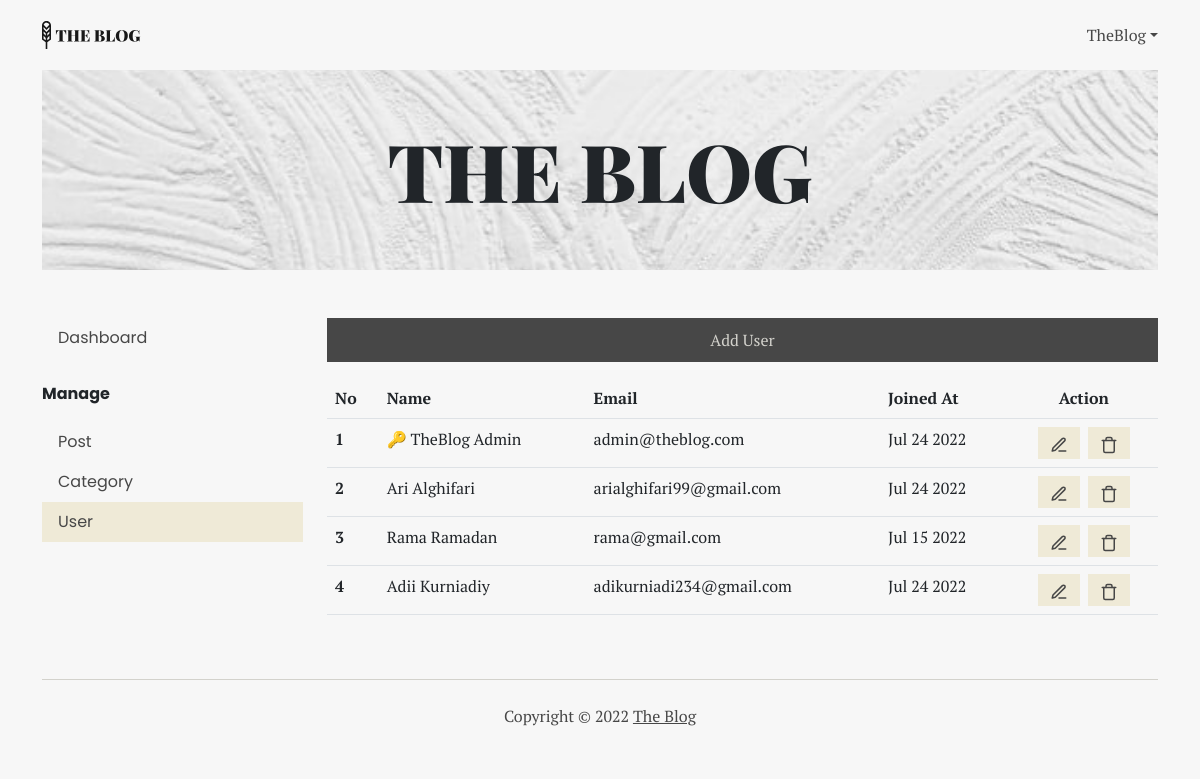
Page /dashboard/user/index.php (signed in) on the earlier database version.
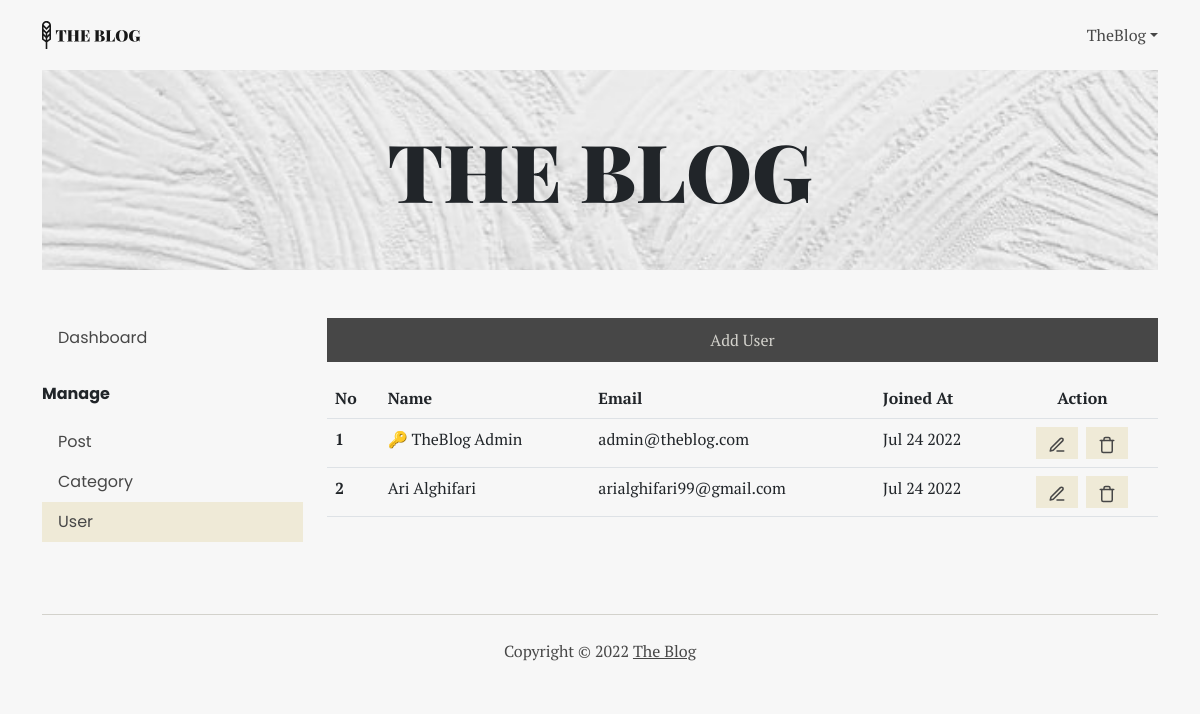
Same page on the later database version.
### tables this page shows
CREATE TABLE `user` (
  `id` int(11) NOT NULL,
  `email` varchar(255) NOT NULL,
  `password` varchar(255) NOT NULL,
  `first_name` varchar(255) NOT NULL,
  `last_name` varchar(255) NOT NULL,
  `isAdmin` tinyint(1) NOT NULL,
  `createdAt` datetime NOT NULL
);

### dashboard/user/index.php (the view, shortened to what this page needs)
<?php
include '../../connection.php';
$sql = "SELECT * FROM user";
$query = mysqli_query($conn, $sql);
?>
<!DOCTYPE html>
<html lang="en">
<head>
	<link rel="stylesheet" href="../../style/bootstrap.min.css" />
	<link rel="stylesheet" href="../../style/main.css" />
</head>
<body>
	<div class="container">
		<nav class="nav-main" aria-label="main navigation">
			<a href="../../"><img src="../../assets/logo.svg" alt="The Blog Logo" /></a>
			<div>
				<?php if ($_SESSION['user_id']) { ?>
					<p class="m-0 rounded-0 dropdown-toggle cursor-pointer" data-bs-toggle="dropdown" aria-expanded="false"><?= $_SESSION['user_first_name']; ?></p>
				<?php } ?>
			</div>
		</nav>
		<header>
			<section class="banner">
				<img src="../../assets/banner.jpg" alt="Banner" />
				<h1 class="display-1">THE BLOG</h1>
			</section>
		</header>
		<main>
			<div class="row my-5">
				<aside class="col-12 col-md-3 mb-4">
					<div class="manage">
						<nav class="nav-side mb-4 p-0" aria-label="Manage Navigation">
							<a href="../">
								<p>Dashboard</p>
							</a>
						</nav>
						<p class="manage__title">Manage</p>
						<nav class="nav-side" aria-label="Manage Navigation">
							<?php if ($_SESSION['user_isAdmin']) { ?>
								<a href="../post/">
									<p>Post</p>
								</a>
								<a href="../category/">
									<p>Category</p>
								</a>
								<a href="./">
									<p class="active">User</p>
								</a>
							<?php } ?>
						</nav>
					</div>
				</aside>
				<section class="col-12 col-md-9">
					<a href="./add_form.php" class="btn-primary mb-3">Add User</a>
					<div class="overflow-auto">
						<table class="table">
							<tr>
								<th>No</th>
								<th>Name</th>
								<th>Email</th>
								<th>Joined At</th>
								<th class="text-center">Action</th>
							</tr>
							<?php
							$no = 1;
							while ($row = mysqli_fetch_array($query)) {
								$name = $row['email'];
							?>
								<tr>
									<th><?= $no ?></th>
									<td>
										<?= $row['isAdmin'] == 1 ? "🔑" : ""; ?>
										<?= $row['first_name'] . ' ' . $row['last_name'] ?>
									</td>
									<td><?= $row['email'] ?></td>
									<td><?= date("M d Y", strtotime($row['createdAt'])) ?></td>
									<td>
										<div class="d-flex justify-content-center align-items-center gap-2">
											<a href="./edit_form.php?id=<?= $row['id'] ?>" title="edit"><img src="../../assets/ic_edit.svg" alt="" /></a>
											<a href="./delete.php?id=<?= $row['id'] ?>" title="delete" onclick="return confirm('Do you want to delete <?= $name ?>?')"><img src="../../assets/ic_trash.svg" alt="" /></a>
										</div>
									</td>
								</tr>
							<?php
								$no++;
							}
							?>
						</table>
					</div>
				</section>
		</main>
		<footer>
			<p>Copyright © <?= date('Y') ?> <a href="#">The Blog</a></p>
		</footer>
	</div>
</body>
</html>

Differences in the rows shown:
removed user: first_name "Rama", last_name "Ramadan", email "rama@gmail.com", createdAt "Jul 15 2022"
removed user: first_name "Adii", last_name "Kurniadiy", email "adikurniadi234@gmail.com", createdAt "Jul 24 2022"
